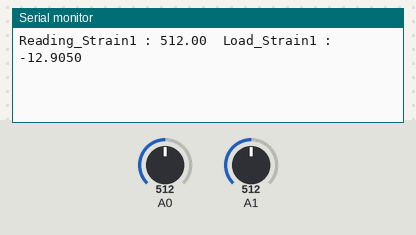
The sketch below on a simulated Arduino Uno, built with avr-gcc and run on an emulated ATmega328P. Shown: the last lines printed to the serial monitor. Inputs (shaded band) come from the test bench; at power-on: A0 = 512, A1 = 512.

Above: at 1.2 s.
1.3 s: A0 set to 716
At 2.0 s:
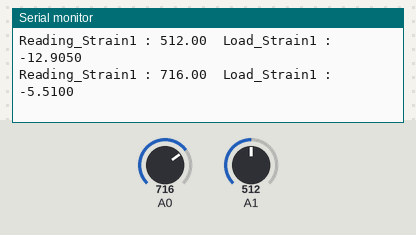
2.8 s: A0 set to 900
At 3.6 s:
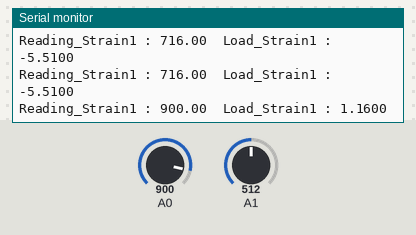
Timing chart, 0 to 5.8 s (numbered marks = the images above; inputs shaded):
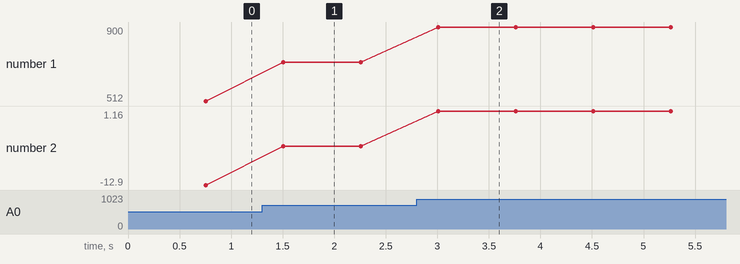

Measured:
- after the input at 1.3 s, the serial monitor: prints a new line after 0.20 s (image 1)
- after the input at 2.8 s, the serial monitor: prints a new line after 0.21 s (image 2)
- plotted number 1: 512 → 716 after the input at 1.3 s, 716 → 900 after the input at 2.8 s
- plotted number 2: -12.9 → -5.51 after the input at 1.3 s, -5.51 → 1.16 after the input at 2.8 s

The sketch:

strain_gage_shield_arduino_uno_code.ino
```cpp
// SGS Calibration by linear interpolation for Strain 1 and Strain 2

// Put two known loads on the Strain Gauge sensor and write obtained values below :  (You can use Strain 1 or Strain 2 or the two Strains)

float ReadingA_Strain1 = 868.0;
float LoadA_Strain1 = 0.0; //  (g)
float ReadingB_Strain1 = 948.0;
float LoadB_Strain1 = 2.9; //  (g)

float ReadingA_Strain2 = 309.0;
float LoadA_Strain2 = 0.0; //  (g)
float ReadingB_Strain2 = 309.0;
float LoadB_Strain2 = 8.7; //  (g)


int time_step = 750 ; // reading every 0.75s
long time = 0;

void setup() {
  Serial.begin(9600); //  setup serial baudrate
  analogReference(EXTERNAL);
}

void loop() {
  float newReading_Strain1 = analogRead(0);  // analog in 0 for Strain 1
  float newReading_Strain2 = analogRead(1);  // analog in 1 for Strain 2

  // Calculate load by interpolation
  float load_Strain1 = ((LoadB_Strain1 - LoadA_Strain1)/(ReadingB_Strain1 - ReadingA_Strain1)) * (newReading_Strain1 - ReadingA_Strain1) + LoadA_Strain1;
  float load_Strain2 = ((LoadB_Strain2 - LoadA_Strain2)/(ReadingB_Strain2 - ReadingA_Strain2)) * (newReading_Strain2 - ReadingA_Strain2) + LoadA_Strain2;

  // millis returns the number of milliseconds since the board started the current program
  if(millis() > time_step+time) {
    Serial.print("Reading_Strain1 : ");
    Serial.print(newReading_Strain1);     // display strain 1 reading
    Serial.print("  Load_Strain1 : ");
    Serial.println(load_Strain1,4);     // display strain 1 load
    Serial.println('\n');
    //Serial.print("Reading_Strain2 : ");
    //Serial.print(newReading_Strain2);     // display strain 2 reading
    //Serial.print("  Load_Strain2 : ");
    //Serial.println(load_Strain2);         // display strain 2 load
    //Serial.println('\n');
    time = millis();
  }
}
```
